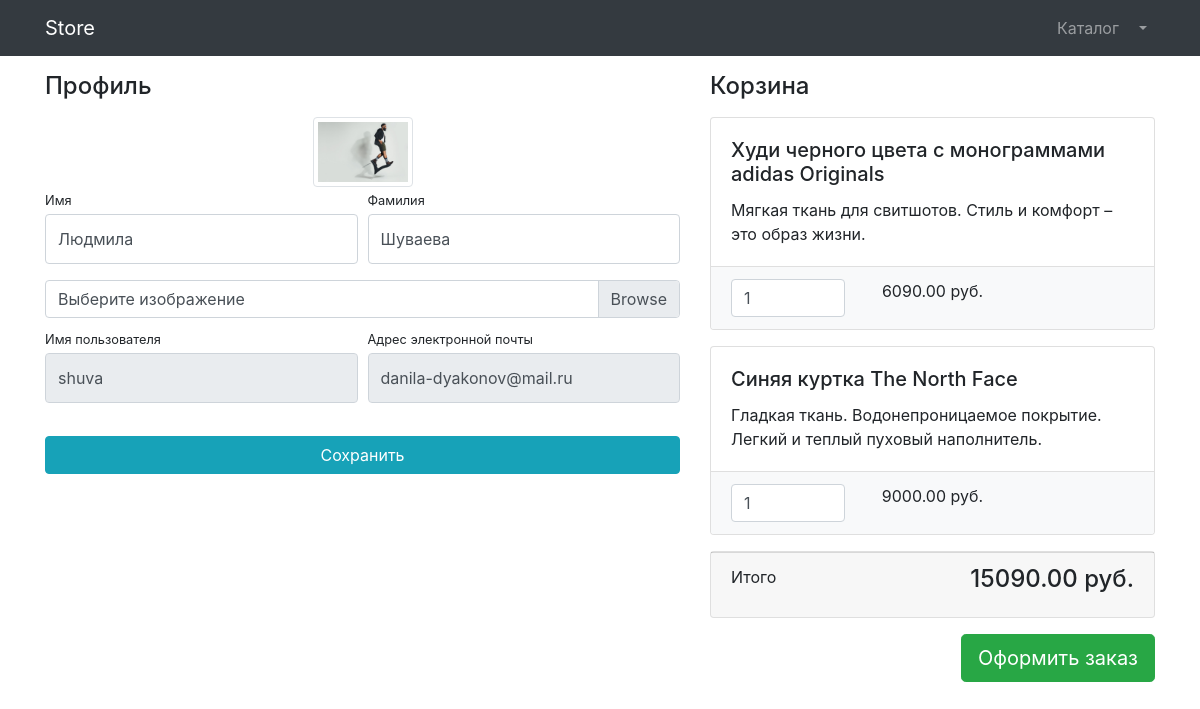
Screenshot of /user/profile/16/ (signed in) with the database file from the repository.
### user/models.py (models this page shows)
class User(AbstractUser):
    image = models.ImageField(upload_to='image_users',null=True,blank=True)
    is_verified_email = models.BooleanField(default=False)

### products/models.py (models this page shows, shortened)
class Basket(models.Model):
    user = models.ForeignKey(to=User,on_delete=models.CASCADE)
    product = models.ForeignKey(to=Product,on_delete=models.CASCADE)
    quantity = models.PositiveIntegerField(default=0)
    created_timestamp = models.DateTimeField(auto_now_add=True)
    objects = BasketQuarySet.as_manager()
    def sum(self):
        return self.quantity * self.product.price

class Product(models.Model):
    name = models.CharField(max_length=250)
    description = models.TextField()
    price = models.DecimalField(max_digits=6,decimal_places=2)
    quantity = models.PositiveIntegerField(default=0)
    image = models.ImageField(upload_to='products_images')
    category = models.ForeignKey(to=ProductCategory,on_delete=models.CASCADE)
    class Meta:
        verbose_name = 'Product'
        verbose_name_plural = 'Products'

### user/views.py (the view, shortened to what this page needs)
# urls.py: path('profile/<int:pk>/',login_required(UserProfileView.as_view()),name='profile'),
class UserProfileView(TitleMixin,UpdateView):
    model = User
    template_name = 'user/profile.html'
    form_class = UserProfileForm
    title = 'Store - Личный кабинет'

### user/form.py
class UserProfileForm(UserChangeForm):
    first_name = forms.CharField(widget=forms.TextInput(attrs={'class': 'form-control py-4'}))
    last_name = forms.CharField(widget=forms.TextInput(attrs={'class': 'form-control py-4'}))
    image = forms.ImageField(widget=forms.FileInput(attrs={'class':'custom-file-input'}),required=False)
    username = forms.CharField(widget=forms.TextInput(attrs={'class': 'form-control py-4','readonly':True}))
    email = forms.CharField(widget=forms.TextInput(attrs={'class': 'form-control py-4','readonly':True}))
    class Meta:
        model = User
        fields = ('first_name','last_name','image','username','email')

### common/views.py (called while the page is built)
    def get_context_data(self,**kwargs):
        context = super(TitleMixin, self).get_context_data(**kwargs)
        context['title'] = self.title
        return context

### products/context_processors.py (called while the page is built)
def basket(request):
    return {'baskets':Basket.objects.filter(user=request.user) if request.user.is_authenticated else []}

### products/models.py (called while the page is built)
    def total_sum(self):
        return sum(basket.sum() for basket in self)

### user/templates/user/profile.html (shortened to what this page needs)
{% extends 'products/base.html' %}
{% load static %}
{% block css %}
  <link href="{% static 'vendor/css/profile.css' %}" rel="stylesheet">
{% endblock %}
{% block content %}
<div class="container">
    <div class="row">
        <div class="col-lg-7">
            <h4 class="mt-3 mb-3">Профиль</h4>
            <div class="col-lg-12 text-center">
                <img width="100" height="100"
                     src="{% if user.image %} {{  user.image.url  }}{% else %} {% static 'vendor/img/wallpaper.jpg' %}{% endif %} "
                     class="img-thumbnail">
            </div>
            <form action="{% url 'user:profile' user.id %}" method="post" enctype="multipart/form-data">
                <div class="form-row">
                    <div class="col-lg-6">
                        <div class="form-group">
                            <label class="small mb-1" for="{{ form.first_name.id_for_label }}">Имя</label>
                            {{ form.first_name }}
                        </div>
                    </div>
                    <div class="col-lg-6">
                        <div class="form-group">
                            <label class="small mb-1" for="{{ form.last_name.id_for_label }}">Фамилия</label>
                            {{ form.last_name }}
                        </div>
                    </div>
                </div>
                <div class="form-row mb-2">
                    <div class="col-lg-12">
                        <div class="custom-file">
                            <label class="custom-file-label" for="userAvatar">Выберите изображение</label>
                        </div>
                    </div>
                </div>
                <div class="form-row">
                    <div class="col-lg-6">
                        <label class="small mb-1" for="{{ form.username.id_for_label }}">Имя пользователя</label>
                       {{ form.username }}
                    </div>
                    <div class="col-lg-6">
                        <label class="small mb-1" for="{{ form.email.id_for_label }}">Адрес электронной
                            почты</label>
                        {{ form.email }}
                    </div>
                </div>
                <div class="form-row">
                    <div class="col-lg-12" style="margin-top: 33px;">
                        <input class="btn btn-info btn-block" type="submit" value="Сохранить">
                    </div>
                </div>
            </form>
        </div>
        <div class="col-lg-5">
                {% include 'products/basket.html' %}
        </div>
    </div>
</div>
{% endblock %}

### products/templates/products/basket.html (shortened to what this page needs)
{% if baskets %}
    <h4 class="mt-3 mb-3 d-flex justify-content-between align-items-center mb-3">
                Корзина
            </h4>
        {% for basket in baskets %}
            <div class="card mb-3">
                <div class="card-body">
                    <h5 class="card-title">{{ basket.product.name }}</h5>
                    <p class="card-text">{{ basket.product.description }}</p>
                </div>
                <ul class="list-group list-group-flush">
                    <li class="list-group-item bg-light">
                        <div class="row text-center">
                            <div class="col-lg-4">
                                <input name="basketID" type="number" class="form-control"
                                       value= "{{ basket.quantity }}">
                            </div>
                            <div class="col-lg-4">{{ basket.sum }} руб.</div>
                            <div class="col-lg-4">
                            </div>
                        </div>
                    </li>
                </ul>
            </div>
        {% endfor %}
            <div class="card mb-3">
                <div class="card-footer">
                    <p class="float-left">Итого</p>
                    <h4 class="float-right">{{ baskets.total_sum }} руб.</h4>
                </div>
            </div>
            <a class="btn btn-success btn-lg float-right" href="../orders/order-create.html">
                Оформить заказ
            </a>
{% else %}
    <h4 class="mt-3 mb-3  text-center ">
                Корзина пуста
            </h4>
{% endif %}

### rows the page displays
User: first_name "Людмила", last_name "Шуваева", username "shuva", email "danila-dyakonov@mail.ru"
Basket: product.name "Худи черного цвета с монограммами adidas Originals", product.description "Мягкая ткань для свитшотов. Стиль и комфорт – это образ жизни.", basketID "1", sum "6090.00", total_sum "15090.00"
Basket: product.name "Синяя куртка The North Face", product.description "Гладкая ткань. Водонепроницаемое покрытие. Легкий и теплый пуховый наполнитель.", basketID "1", sum "9000.00"
